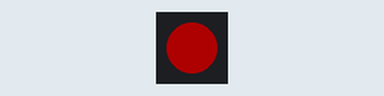
Recording of a sketch running on a simulated ESP32-S3. On the bench: 1 RGB LEDs in strip order, left to right. Dim RGB values are drawn brighter than linear; what the sketch prints to the serial monitor is not drawn.

Above: at 1.5 s.
At 2.5 s:
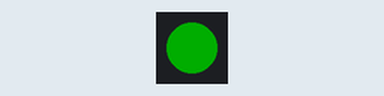
At 3.5 s:
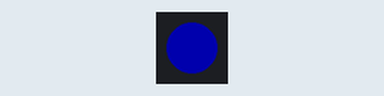
At 5.5 s:
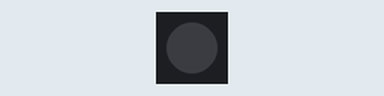
Timing chart, 0 to 7.5 s (numbered marks = the images above):
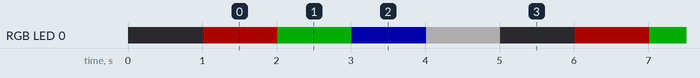

The sketch:

phase0_rgb_led_test.ino
```cpp
/*
 * Phase 0 — ESP32-S3 Board Validation
 * Project: 24GHz mmWave Fall Detection System
 * Board:   7Semi ESP32-S3-Dev-BoardC-1-N8R8
 *
 * Goal: Confirm the development environment is correctly
 * communicating with the ESP32-S3 silicon before touching
 * any radar hardware.
 *
 * Key Discovery:
 * Standard ESP32-S3 documentation lists the onboard RGB LED
 * at GPIO 38. This specific 7Semi board routes it to GPIO 48.
 * Always validate your board's actual pin mapping.
 *
 * Library required:
 * Adafruit NeoPixel — install via Arduino IDE Library Manager
 * Sketch → Include Library → Manage Libraries → "Adafruit NeoPixel"
 */

#include <Adafruit_NeoPixel.h>

#define LED_PIN   48   // NOTE: GPIO 48 on this board, NOT 38
#define NUM_LEDS   1

Adafruit_NeoPixel pixel(NUM_LEDS, LED_PIN, NEO_GRB + NEO_KHZ800);

void setColor(uint8_t r, uint8_t g, uint8_t b, const char* name) {
  Serial.print("Setting Color: ");
  Serial.print(name);
  Serial.print(" -> R:"); Serial.print(r);
  Serial.print(" G:");    Serial.print(g);
  Serial.print(" B:");    Serial.println(b);

  pixel.setPixelColor(0, pixel.Color(r, g, b));
  pixel.show();
}

void setup() {
  Serial.begin(115200);
  delay(1000);

  Serial.println("===== ESP32-S3 Board Validation =====");
  Serial.print("RGB LED GPIO: ");
  Serial.println(LED_PIN);

  pixel.begin();
  pixel.setBrightness(50);

  Serial.println("NeoPixel initialized successfully.");
  Serial.println("Watch for RED → GREEN → BLUE → WHITE → OFF");
}

void loop() {
  setColor(255, 0,   0,   "RED");   delay(1000);
  setColor(0,   255, 0,   "GREEN"); delay(1000);
  setColor(0,   0,   255, "BLUE");  delay(1000);
  setColor(255, 255, 255, "WHITE"); delay(1000);
  setColor(0,   0,   0,   "OFF");   delay(1000);
}
```

Measured:
- by itself, RGB LED 0: repeats every 5.0 s: RGB(0, 50, 0) 1.0 s, RGB(0, 0, 50) 1.0 s, RGB(50, 50, 50) 1.0 s, off 1.0 s, RGB(50, 0, 0) 1.0 s
- by itself, everything shown: repeats every 5.0 s, in 5 steps
